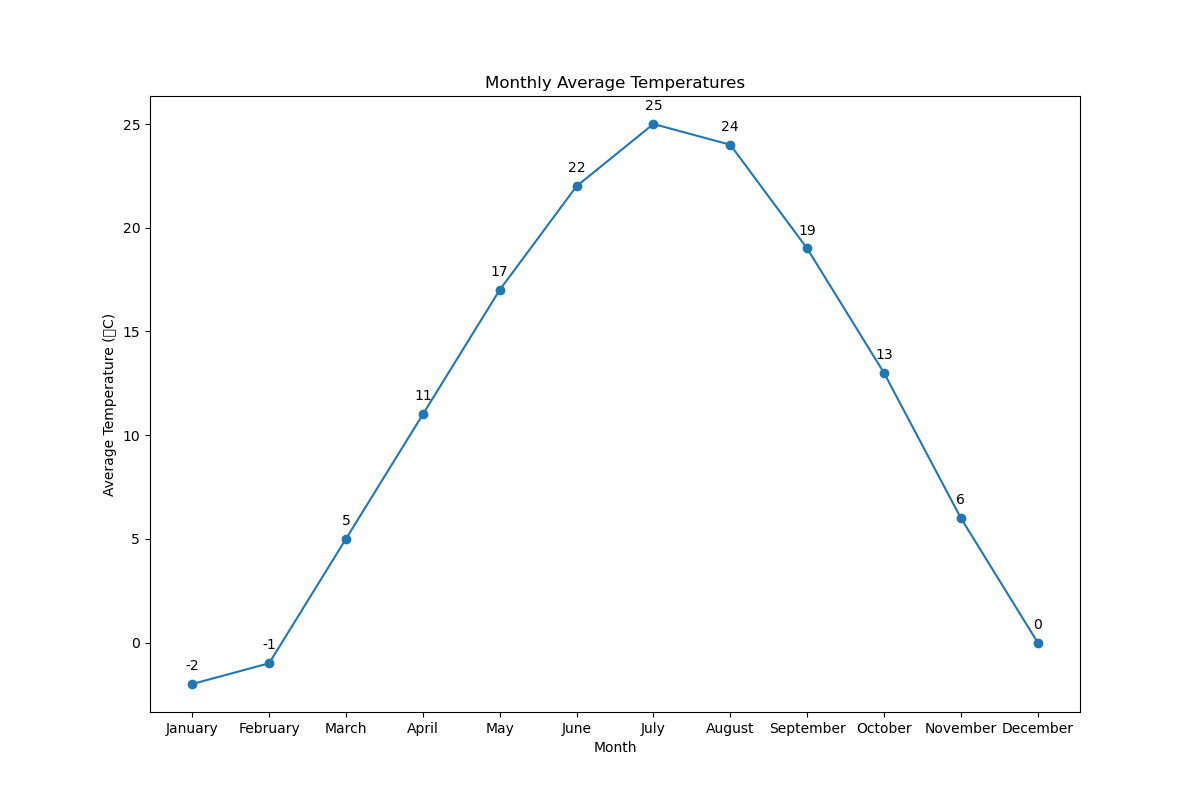

This figure's Python source:

import matplotlib.pyplot as plt

# Data points
months = ['January', 'February', 'March', 'April', 'May', 'June', 'July', 'August', 'September', 'October', 'November', 'December']
temperatures = [-2, -1, 5, 11, 17, 22, 25, 24, 19, 13, 6, 0]

# Create a figure and an axes
fig, ax = plt.subplots(figsize=(12, 8))  # Change width and height of the chart

# Plotting the line chart
ax.plot(months, temperatures, marker='o', linestyle='-', color='#1f77b4')  # Change color scheme using specific color codes
ax.set(xlabel='Month', ylabel='Average Temperature (°C)', title='Monthly Average Temperatures')  # Update topic, headline, and data type

# Annotation
for i, txt in enumerate(temperatures):
    ax.annotate(txt, (months[i], temperatures[i]), textcoords="offset points", xytext=(0,10), ha='center')  # Assign annotation/label in the chart

# Display the plot
plt.show()
